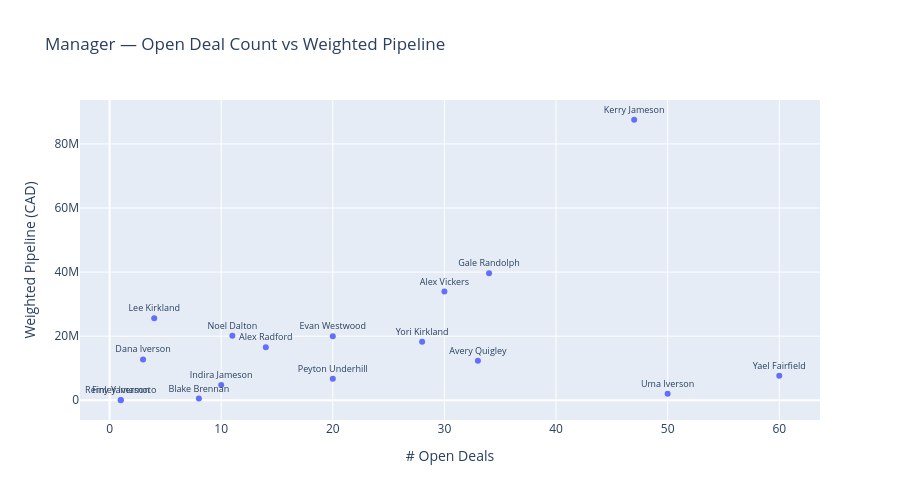

Here is the notebook cell this chart was saved with:
### Code cell
# Active deals and weighted pipeline per manager
# X-axis: Number of currently open opportunities assigned to that manager.
# Y-axis: Total weighted revenue for that manager’s open opportunities:
# weighted_revenue = probability / 100 * total_estimated_revenue

active = df[open_mask].copy()
active_per_mgr = active.groupby('opportunity_manager').size().sort_values(ascending=False)

df['weighted_rev_calc'] = (df['probability'].fillna(0) / 100) * df['total_estimated_revenue'].fillna(0)
weighted_pipeline = (
    df[open_mask]
    .groupby('opportunity_manager')['weighted_rev_calc']
    .sum()
    .sort_values(ascending=False)
)

mgr_stats = pd.DataFrame({
    'active_deals'      : active_per_mgr,
    'weighted_pipeline' : weighted_pipeline,
}).dropna()

fig = px.scatter(
    mgr_stats.reset_index(),
    x='active_deals', y='weighted_pipeline',
    text='opportunity_manager',
    title='Manager — Open Deal Count vs Weighted Pipeline',
    labels={'active_deals': '# Open Deals', 'weighted_pipeline': 'Weighted Pipeline (CAD)'},
    height=500
)
fig.update_traces(textposition='top center', textfont_size=9)
fig.show()

### Figure 1 — Plotly figure (JSON) as saved in the notebook; plotly's stock layout.template omitted (floating-point values rounded to 4 significant figures)
{"data": [{"hovertemplate": "# Open Deals=%{x}<br>Weighted Pipeline (CAD)=%{y}<br>opportunity_manager=%{text}<extra></extra>", "legendgroup": "", "marker": {"color": "#636efa", "symbol": "circle"}, "mode": "markers+text", "name": "", "orientation": "v", "showlegend": false, "text": ["Alex Radford", "Alex Vickers", "Avery Quigley", "Blake Brennan", "Dana Iverson", "Evan Westwood", "Finley Iverson", "Gale Randolph", "Indira Jameson", "Kerry Jameson", "Lee Kirkland", "Noel Dalton", "Peyton Underhill", "Remy Yamamoto", "Uma Iverson", "Yael Fairfield", "Yori Kirkland"], "textfont": {"size": 9}, "textposition": "top center", "type": "scatter", "x": [14, 30, 33, 8, 3, 20, 1, 34, 10, 47, 4, 11, 20, 1, 50, 60, 28], "xaxis": "x", "y": [16550000.0, 33940000.0, 12300000.0, 535600.0, 12750000.0, 19960000.0, 62000.0, 39620000.0, 4781000.0, 87540000.0, 25620000.0, 20120000.0, 6693000.0, 11250.0, 2052000.0, 7689000.0, 18240000.0], "yaxis": "y"}], "layout": {"height": 500, "legend": {"tracegroupgap": 0}, "title": {"text": "Manager — Open Deal Count vs Weighted Pipeline"}, "xaxis": {"anchor": "y", "domain": [0, 1], "title": {"text": "# Open Deals"}}, "yaxis": {"anchor": "x", "domain": [0, 1], "title": {"text": "Weighted Pipeline (CAD)"}}}}
